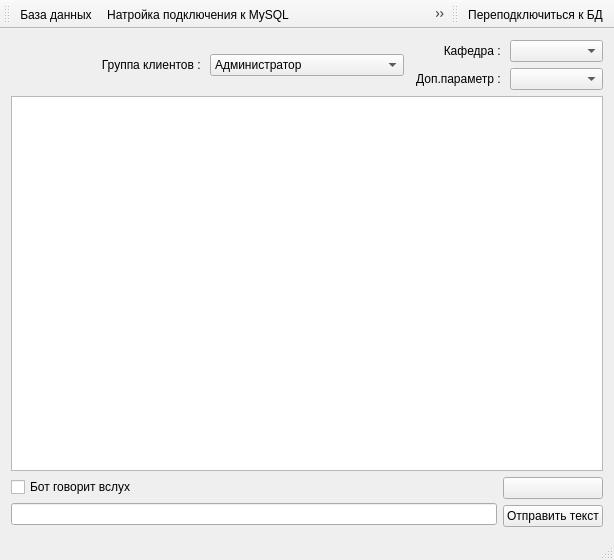
<?xml version="1.0" encoding="UTF-8"?>
<ui version="4.0">
 <class>MainWindow</class>
 <widget class="QMainWindow" name="MainWindow">
  <property name="geometry">
   <rect>
    <x>0</x>
    <y>0</y>
    <width>614</width>
    <height>560</height>
   </rect>
  </property>
  <property name="windowTitle">
   <string>Подсистема шаблонной логики</string>
  </property>
  <property name="windowIcon">
   <iconset>
    <normaloff>../../pics/binbetbot.jpg</normaloff>../../pics/binbetbot.jpg</iconset>
  </property>
  <widget class="QWidget" name="centralWidget">
   <layout class="QVBoxLayout" name="verticalLayout_4">
    <item>
     <layout class="QHBoxLayout" name="horizontalLayout_4">
      <item>
       <widget class="QLabel" name="label">
        <property name="layoutDirection">
         <enum>Qt::RightToLeft</enum>
        </property>
        <property name="text">
         <string>Группа клиентов : </string>
        </property>
        <property name="alignment">
         <set>Qt::AlignRight|Qt::AlignTrailing|Qt::AlignVCenter</set>
        </property>
       </widget>
      </item>
      <item>
       <widget class="QComboBox" name="cbClient">
        <item>
         <property name="text">
          <string>Администратор</string>
         </property>
        </item>
        <item>
         <property name="text">
          <string>Преподаватель</string>
         </property>
        </item>
        <item>
         <property name="text">
          <string>Студент</string>
         </property>
        </item>
        <item>
         <property name="text">
          <string>Гость</string>
         </property>
        </item>
       </widget>
      </item>
      <item>
       <layout class="QVBoxLayout" name="verticalLayout_3">
        <item>
         <layout class="QHBoxLayout" name="horizontalLayout_2">
          <item>
           <widget class="QLabel" name="lCath">
            <property name="text">
             <string>Кафедра : </string>
            </property>
            <property name="alignment">
             <set>Qt::AlignRight|Qt::AlignTrailing|Qt::AlignVCenter</set>
            </property>
           </widget>
          </item>
          <item>
           <widget class="QComboBox" name="cbCath"/>
          </item>
         </layout>
        </item>
        <item>
         <layout class="QHBoxLayout" name="horizontalLayout_3">
          <item>
           <widget class="QLabel" name="lOther">
            <property name="layoutDirection">
             <enum>Qt::LeftToRight</enum>
            </property>
            <property name="text">
             <string>Доп.параметр : </string>
            </property>
            <property name="alignment">
             <set>Qt::AlignRight|Qt::AlignTrailing|Qt::AlignVCenter</set>
            </property>
           </widget>
          </item>
          <item>
           <widget class="QComboBox" name="cbOther"/>
          </item>
         </layout>
        </item>
       </layout>
      </item>
     </layout>
    </item>
    <item>
     <widget class="QListWidget" name="chatWidget"/>
    </item>
    <item>
     <layout class="QHBoxLayout" name="horizontalLayout">
      <item>
       <layout class="QVBoxLayout" name="verticalLayout_2">
        <item>
         <widget class="QCheckBox" name="checkBox">
          <property name="text">
           <string>Бот говорит вслух</string>
          </property>
         </widget>
        </item>
        <item>
         <widget class="QLineEdit" name="leMessage"/>
        </item>
       </layout>
      </item>
      <item>
       <layout class="QVBoxLayout" name="verticalLayout">
        <item>
         <widget class="QPushButton" name="pbMicro">
          <property name="text">
           <string/>
          </property>
          <property name="icon">
           <iconset>
            <normaloff>../../pics/Microphone-icon.png</normaloff>../../pics/Microphone-icon.png</iconset>
          </property>
         </widget>
        </item>
        <item>
         <widget class="QPushButton" name="pbText">
          <property name="text">
           <string>Отправить текст</string>
          </property>
         </widget>
        </item>
       </layout>
      </item>
     </layout>
    </item>
   </layout>
  </widget>
  <widget class="QStatusBar" name="statusBar"/>
  <widget class="QToolBar" name="toolBar">
   <property name="windowTitle">
    <string>toolBar</string>
   </property>
   <attribute name="toolBarArea">
    <enum>TopToolBarArea</enum>
   </attribute>
   <attribute name="toolBarBreak">
    <bool>false</bool>
   </attribute>
   <addaction name="DB"/>
   <addaction name="settings"/>
   <addaction name="action_SQL"/>
   <addaction name="supportForm"/>
  </widget>
  <widget class="QToolBar" name="toolBar_2">
   <property name="windowTitle">
    <string>toolBar_2</string>
   </property>
   <attribute name="toolBarArea">
    <enum>TopToolBarArea</enum>
   </attribute>
   <attribute name="toolBarBreak">
    <bool>false</bool>
   </attribute>
   <addaction name="dbRefresh"/>
  </widget>
  <action name="startTele">
   <property name="checkable">
    <bool>true</bool>
   </property>
   <property name="checked">
    <bool>false</bool>
   </property>
   <property name="icon">
    <iconset>
     <normaloff>../../pics/starttele.png</normaloff>../../pics/starttele.png</iconset>
   </property>
   <property name="text">
    <string>Запуск бота в Telegarm</string>
   </property>
  </action>
  <action name="DB">
   <property name="icon">
    <iconset>
     <normaloff>../../pics/Databaseicon.png</normaloff>../../pics/Databaseicon.png</iconset>
   </property>
   <property name="text">
    <string>База данных</string>
   </property>
   <property name="toolTip">
    <string>База данных</string>
   </property>
   <property name="shortcut">
    <string>Ctrl+D</string>
   </property>
  </action>
  <action name="settings">
   <property name="icon">
    <iconset>
     <normaloff>../../pics/SettingDatabaseicon.png</normaloff>../../pics/SettingDatabaseicon.png</iconset>
   </property>
   <property name="text">
    <string>Натройка подключения к MySQL</string>
   </property>
   <property name="toolTip">
    <string>Натройка подключения к MySQL</string>
   </property>
   <property name="shortcut">
    <string>Ctrl+C</string>
   </property>
  </action>
  <action name="supportForm">
   <property name="icon">
    <iconset>
     <normaloff>../../pics/support.png</normaloff>../../pics/support.png</iconset>
   </property>
   <property name="text">
    <string>Справка о программе</string>
   </property>
   <property name="toolTip">
    <string>Справка о программе</string>
   </property>
   <property name="shortcut">
    <string>F1</string>
   </property>
  </action>
  <action name="action_SQL">
   <property name="icon">
    <iconset>
     <normaloff>../../pics/sql.png</normaloff>../../pics/sql.png</iconset>
   </property>
   <property name="text">
    <string>Ввести SQL запрос вручную</string>
   </property>
   <property name="toolTip">
    <string>Ввести SQL запрос вручную</string>
   </property>
  </action>
  <action name="sendAction">
   <property name="text">
    <string>Отправить сообщение</string>
   </property>
   <property name="shortcut">
    <string>Return</string>
   </property>
  </action>
  <action name="dbRefresh">
   <property name="icon">
    <iconset>
     <normaloff>../../pics/dbrefresh.png</normaloff>../../pics/dbrefresh.png</iconset>
   </property>
   <property name="text">
    <string>Переподключиться к БД</string>
   </property>
   <property name="toolTip">
    <string>Переподключить бота к БД</string>
   </property>
  </action>
  <action name="stopTele">
   <property name="checkable">
    <bool>false</bool>
   </property>
   <property name="checked">
    <bool>false</bool>
   </property>
   <property name="enabled">
    <bool>true</bool>
   </property>
   <property name="icon">
    <iconset>
     <normaloff>../../pics/stoptele.png</normaloff>../../pics/stoptele.png</iconset>
   </property>
   <property name="text">
    <string>Остановить бота</string>
   </property>
   <property name="toolTip">
    <string>Остановить работу бота в телеграмме</string>
   </property>
  </action>
 </widget>
 <layoutdefault spacing="6" margin="11"/>
 <resources/>
 <connections/>
</ui>
